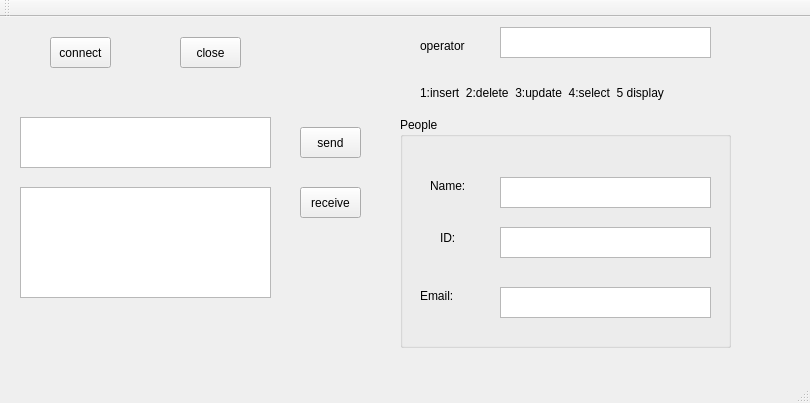
<?xml version="1.0" encoding="UTF-8"?>
<ui version="4.0">
 <class>MainWindow</class>
 <widget class="QMainWindow" name="MainWindow">
  <property name="geometry">
   <rect>
    <x>0</x>
    <y>0</y>
    <width>810</width>
    <height>403</height>
   </rect>
  </property>
  <property name="windowTitle">
   <string>MainWindow</string>
  </property>
  <widget class="QWidget" name="centralWidget">
   <widget class="QPushButton" name="pushButton">
    <property name="geometry">
     <rect>
      <x>50</x>
      <y>20</y>
      <width>61</width>
      <height>31</height>
     </rect>
    </property>
    <property name="text">
     <string>connect</string>
    </property>
   </widget>
   <widget class="QPushButton" name="pushButton_2">
    <property name="geometry">
     <rect>
      <x>300</x>
      <y>110</y>
      <width>61</width>
      <height>31</height>
     </rect>
    </property>
    <property name="text">
     <string>send</string>
    </property>
   </widget>
   <widget class="QPushButton" name="pushButton_3">
    <property name="geometry">
     <rect>
      <x>180</x>
      <y>20</y>
      <width>61</width>
      <height>31</height>
     </rect>
    </property>
    <property name="text">
     <string>close</string>
    </property>
   </widget>
   <widget class="QTextEdit" name="textEdit">
    <property name="geometry">
     <rect>
      <x>20</x>
      <y>100</y>
      <width>251</width>
      <height>51</height>
     </rect>
    </property>
   </widget>
   <widget class="QTextEdit" name="textEdit_2">
    <property name="geometry">
     <rect>
      <x>20</x>
      <y>170</y>
      <width>251</width>
      <height>111</height>
     </rect>
    </property>
   </widget>
   <widget class="QGroupBox" name="groupBox">
    <property name="geometry">
     <rect>
      <x>400</x>
      <y>100</y>
      <width>331</width>
      <height>231</height>
     </rect>
    </property>
    <property name="title">
     <string>People</string>
    </property>
    <widget class="QTextEdit" name="ID_">
     <property name="geometry">
      <rect>
       <x>100</x>
       <y>110</y>
       <width>211</width>
       <height>31</height>
      </rect>
     </property>
    </widget>
    <widget class="QTextEdit" name="Email_">
     <property name="geometry">
      <rect>
       <x>100</x>
       <y>170</y>
       <width>211</width>
       <height>31</height>
      </rect>
     </property>
    </widget>
    <widget class="QLabel" name="label_4">
     <property name="geometry">
      <rect>
       <x>20</x>
       <y>170</y>
       <width>67</width>
       <height>17</height>
      </rect>
     </property>
     <property name="text">
      <string>Email:</string>
     </property>
    </widget>
    <widget class="QLabel" name="label_3">
     <property name="geometry">
      <rect>
       <x>40</x>
       <y>110</y>
       <width>21</width>
       <height>21</height>
      </rect>
     </property>
     <property name="text">
      <string>ID:</string>
     </property>
    </widget>
    <widget class="QLabel" name="label_2">
     <property name="geometry">
      <rect>
       <x>30</x>
       <y>60</y>
       <width>51</width>
       <height>17</height>
      </rect>
     </property>
     <property name="text">
      <string>Name:</string>
     </property>
    </widget>
    <widget class="QTextEdit" name="Name_">
     <property name="geometry">
      <rect>
       <x>100</x>
       <y>60</y>
       <width>211</width>
       <height>31</height>
      </rect>
     </property>
    </widget>
   </widget>
   <widget class="QPushButton" name="pushButton_4">
    <property name="geometry">
     <rect>
      <x>300</x>
      <y>170</y>
      <width>61</width>
      <height>31</height>
     </rect>
    </property>
    <property name="text">
     <string>receive</string>
    </property>
   </widget>
   <widget class="QLabel" name="label">
    <property name="geometry">
     <rect>
      <x>420</x>
      <y>20</y>
      <width>67</width>
      <height>17</height>
     </rect>
    </property>
    <property name="text">
     <string>operator</string>
    </property>
   </widget>
   <widget class="QTextEdit" name="Head_">
    <property name="geometry">
     <rect>
      <x>500</x>
      <y>10</y>
      <width>211</width>
      <height>31</height>
     </rect>
    </property>
   </widget>
   <widget class="QLabel" name="label_5">
    <property name="geometry">
     <rect>
      <x>420</x>
      <y>60</y>
      <width>321</width>
      <height>31</height>
     </rect>
    </property>
    <property name="text">
     <string>1:insert  2:delete  3:update  4:select  5 display</string>
    </property>
   </widget>
   <zorder>groupBox</zorder>
   <zorder>pushButton</zorder>
   <zorder>pushButton_2</zorder>
   <zorder>pushButton_3</zorder>
   <zorder>textEdit</zorder>
   <zorder>textEdit_2</zorder>
   <zorder>pushButton_4</zorder>
   <zorder>label</zorder>
   <zorder>Head_</zorder>
   <zorder>label_5</zorder>
  </widget>
  <widget class="QMenuBar" name="menuBar">
   <property name="geometry">
    <rect>
     <x>0</x>
     <y>0</y>
     <width>810</width>
     <height>22</height>
    </rect>
   </property>
  </widget>
  <widget class="QToolBar" name="mainToolBar">
   <attribute name="toolBarArea">
    <enum>TopToolBarArea</enum>
   </attribute>
   <attribute name="toolBarBreak">
    <bool>false</bool>
   </attribute>
  </widget>
  <widget class="QStatusBar" name="statusBar"/>
 </widget>
 <layoutdefault spacing="6" margin="11"/>
 <resources/>
 <connections/>
</ui>
